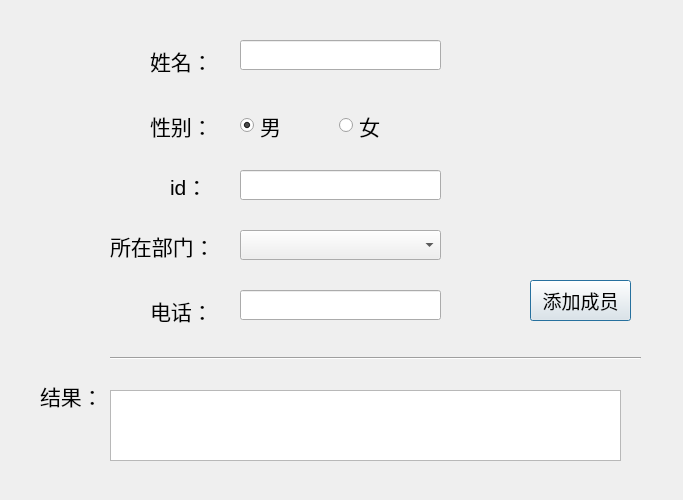
<?xml version="1.0" encoding="UTF-8"?>
<ui version="4.0">
 <class>Dialog</class>
 <widget class="QDialog" name="Dialog">
  <property name="geometry">
   <rect>
    <x>0</x>
    <y>0</y>
    <width>683</width>
    <height>500</height>
   </rect>
  </property>
  <property name="windowTitle">
   <string>Dialog</string>
  </property>
  <widget class="QLabel" name="label_3">
   <property name="geometry">
    <rect>
     <x>150</x>
     <y>290</y>
     <width>111</width>
     <height>41</height>
    </rect>
   </property>
   <property name="font">
    <font>
     <pointsize>16</pointsize>
    </font>
   </property>
   <property name="text">
    <string>电话：</string>
   </property>
  </widget>
  <widget class="QLabel" name="label_2">
   <property name="geometry">
    <rect>
     <x>150</x>
     <y>110</y>
     <width>81</width>
     <height>31</height>
    </rect>
   </property>
   <property name="font">
    <font>
     <pointsize>16</pointsize>
    </font>
   </property>
   <property name="text">
    <string>性别：</string>
   </property>
  </widget>
  <widget class="QLabel" name="label_5">
   <property name="geometry">
    <rect>
     <x>170</x>
     <y>170</y>
     <width>91</width>
     <height>31</height>
    </rect>
   </property>
   <property name="font">
    <font>
     <pointsize>16</pointsize>
    </font>
   </property>
   <property name="text">
    <string>id：</string>
   </property>
  </widget>
  <widget class="QWidget" name="layoutWidget">
   <property name="geometry">
    <rect>
     <x>240</x>
     <y>110</y>
     <width>191</width>
     <height>31</height>
    </rect>
   </property>
   <property name="font">
    <font>
     <pointsize>16</pointsize>
    </font>
   </property>
   <layout class="QHBoxLayout" name="horizontalLayout">
    <item>
     <widget class="QRadioButton" name="radioButton">
      <property name="font">
       <font>
        <pointsize>16</pointsize>
       </font>
      </property>
      <property name="text">
       <string>男</string>
      </property>
      <property name="checked">
       <bool>true</bool>
      </property>
     </widget>
    </item>
    <item>
     <widget class="QRadioButton" name="radioButton_2">
      <property name="font">
       <font>
        <pointsize>16</pointsize>
       </font>
      </property>
      <property name="text">
       <string>女</string>
      </property>
     </widget>
    </item>
   </layout>
  </widget>
  <widget class="QLineEdit" name="lineEdit">
   <property name="geometry">
    <rect>
     <x>240</x>
     <y>40</y>
     <width>201</width>
     <height>30</height>
    </rect>
   </property>
   <property name="font">
    <font>
     <pointsize>16</pointsize>
    </font>
   </property>
  </widget>
  <widget class="QLabel" name="label_4">
   <property name="geometry">
    <rect>
     <x>110</x>
     <y>230</y>
     <width>101</width>
     <height>31</height>
    </rect>
   </property>
   <property name="font">
    <font>
     <pointsize>16</pointsize>
    </font>
   </property>
   <property name="text">
    <string>所在部门：</string>
   </property>
  </widget>
  <widget class="QLabel" name="label">
   <property name="geometry">
    <rect>
     <x>150</x>
     <y>40</y>
     <width>91</width>
     <height>41</height>
    </rect>
   </property>
   <property name="font">
    <font>
     <pointsize>16</pointsize>
    </font>
   </property>
   <property name="text">
    <string>姓名：</string>
   </property>
  </widget>
  <widget class="QLineEdit" name="lineEdit_2">
   <property name="geometry">
    <rect>
     <x>240</x>
     <y>170</y>
     <width>201</width>
     <height>30</height>
    </rect>
   </property>
   <property name="font">
    <font>
     <pointsize>16</pointsize>
    </font>
   </property>
  </widget>
  <widget class="QLineEdit" name="lineEdit_3">
   <property name="geometry">
    <rect>
     <x>240</x>
     <y>290</y>
     <width>201</width>
     <height>30</height>
    </rect>
   </property>
   <property name="font">
    <font>
     <pointsize>16</pointsize>
    </font>
   </property>
  </widget>
  <widget class="QComboBox" name="comboBox">
   <property name="geometry">
    <rect>
     <x>240</x>
     <y>230</y>
     <width>201</width>
     <height>30</height>
    </rect>
   </property>
   <property name="font">
    <font>
     <pointsize>16</pointsize>
    </font>
   </property>
  </widget>
  <widget class="QPushButton" name="pushButton">
   <property name="geometry">
    <rect>
     <x>530</x>
     <y>280</y>
     <width>101</width>
     <height>41</height>
    </rect>
   </property>
   <property name="font">
    <font>
     <pointsize>14</pointsize>
    </font>
   </property>
   <property name="text">
    <string>添加成员</string>
   </property>
  </widget>
  <widget class="QTextEdit" name="textEdit">
   <property name="geometry">
    <rect>
     <x>110</x>
     <y>390</y>
     <width>511</width>
     <height>71</height>
    </rect>
   </property>
  </widget>
  <widget class="QLabel" name="label_6">
   <property name="geometry">
    <rect>
     <x>40</x>
     <y>380</y>
     <width>71</width>
     <height>31</height>
    </rect>
   </property>
   <property name="font">
    <font>
     <pointsize>16</pointsize>
    </font>
   </property>
   <property name="text">
    <string>结果：</string>
   </property>
  </widget>
  <widget class="Line" name="line">
   <property name="geometry">
    <rect>
     <x>110</x>
     <y>350</y>
     <width>531</width>
     <height>16</height>
    </rect>
   </property>
   <property name="orientation">
    <enum>Qt::Horizontal</enum>
   </property>
  </widget>
 </widget>
 <resources/>
 <connections>
  <connection>
   <sender>pushButton</sender>
   <signal>clicked()</signal>
   <receiver>Dialog</receiver>
   <slot>addPerson()</slot>
   <hints>
    <hint type="sourcelabel">
     <x>556</x>
     <y>300</y>
    </hint>
    <hint type="destinationlabel">
     <x>555</x>
     <y>237</y>
    </hint>
   </hints>
  </connection>
 </connections>
 <slots>
  <slot>addPerson()</slot>
  <slot>btnState()</slot>
 </slots>
</ui>
